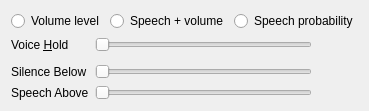
        <widget class="QWidget" name="qwVAD">
         <layout class="QGridLayout">
          <item row="1" column="2">
           <widget class="QLabel" name="qlTransmitHold">
            <property name="minimumSize">
             <size>
              <width>40</width>
              <height>0</height>
             </size>
            </property>
            <property name="text">
             <string/>
            </property>
           </widget>
          </item>
          <item row="3" column="0">
           <widget class="QLabel" name="qliTransmitMin">
            <property name="text">
             <string>Silence Below</string>
            </property>
            <property name="buddy">
             <cstring>qsTransmitMin</cstring>
            </property>
           </widget>
          </item>
          <item row="1" column="1">
           <widget class="SemanticSlider" name="qsTransmitHold">
            <property name="toolTip">
             <string>How long to keep transmitting after silence</string>
            </property>
            <property name="whatsThis">
             <string>&lt;b&gt;This selects how long after a perceived stop in speech transmission should continue.&lt;/b&gt;&lt;br /&gt;Set this higher if your voice breaks up when you speak (seen by a rapidly blinking voice icon next to your name).</string>
            </property>
            <property name="accessibleName">
             <string>Voice hold time</string>
            </property>
            <property name="minimum">
             <number>20</number>
            </property>
            <property name="maximum">
             <number>250</number>
            </property>
            <property name="orientation">
             <enum>Qt::Horizontal</enum>
            </property>
           </widget>
          </item>
          <item row="2" column="1">
           <widget class="AudioBar" name="abSpeech" native="true">
            <property name="maximumSize">
             <size>
              <width>16777215</width>
              <height>10</height>
             </size>
            </property>
            <property name="toolTip">
             <string>Current speech detection chance</string>
            </property>
            <property name="whatsThis">
             <string>&lt;b&gt;This shows the current speech detection settings.&lt;/b&gt;&lt;br /&gt;You can change the settings from the Settings dialog or from the Audio Wizard.</string>
            </property>
            <property name="accessibleName">
             <string>Current speech detection chance</string>
            </property>
           </widget>
          </item>
          <item row="1" column="0">
           <widget class="QLabel" name="qliTransmitHold">
            <property name="text">
             <string>Voice &amp;Hold</string>
            </property>
            <property name="buddy">
             <cstring>qsTransmitHold</cstring>
            </property>
           </widget>
          </item>
          <item row="0" column="0" colspan="3">
           <layout class="QHBoxLayout">
            <item>
             <widget class="QRadioButton" name="qrbAmplitude">
              <property name="toolTip">
               <string>Use volume-level based speech detection</string>
              </property>
              <property name="whatsThis">
               <string>&lt;b&gt;This sets speech detection to use volume level.&lt;/b&gt;&lt;br /&gt;In this mode, microphone loudness after cleanup is used to detect speech.</string>
              </property>
              <property name="text">
               <string>Volume level</string>
              </property>
             </widget>
            </item>
            <item>
             <widget class="QRadioButton" name="qrbHybrid">
              <property name="toolTip">
               <string>Use speech and volume based speech detection</string>
              </property>
              <property name="whatsThis">
               <string>&lt;b&gt;This sets speech detection to require both speech probability and volume level.&lt;/b&gt;&lt;br /&gt;In this mode, Mumble opens the microphone only when the cleaned input is loud enough and also looks like speech.</string>
              </property>
              <property name="text">
               <string>Speech + volume</string>
              </property>
             </widget>
            </item>
            <item>
             <widget class="QRadioButton" name="qrbSNR">
              <property name="toolTip">
               <string>Use speech-probability based speech detection</string>
              </property>
              <property name="whatsThis">
               <string>&lt;b&gt;This sets speech detection to use speech probability.&lt;/b&gt;&lt;br /&gt;In this mode, Mumble's speech detector estimates whether the input is voice rather than background noise.</string>
              </property>
              <property name="text">
               <string>Speech probability</string>
              </property>
             </widget>
            </item>
           </layout>
          </item>
          <item row="4" column="0">
           <widget class="QLabel" name="qliTransmitMax">
            <property name="text">
             <string>Speech Above</string>
            </property>
            <property name="buddy">
             <cstring>qsTransmitMax</cstring>
            </property>
           </widget>
          </item>
          <item row="3" column="1">
           <widget class="SemanticSlider" name="qsTransmitMin">
            <property name="toolTip">
             <string>Signal values below this count as silence</string>
            </property>
            <property name="whatsThis">
             <string>&lt;b&gt;This sets the trigger values for voice detection.&lt;/b&gt;&lt;br /&gt;Use this together with the Audio Statistics window to manually tune the trigger values for detecting speech. Input values below &quot;Silence Below&quot; always count as silence. Values above &quot;Speech Above&quot; always count as voice. Values in between will count as voice if you're already talking, but will not trigger a new detection.</string>
            </property>
            <property name="accessibleName">
             <string>Silence below threshold</string>
            </property>
            <property name="accessibleDescription">
             <string>This sets the threshold when Mumble will definitively consider a signal silence</string>
            </property>
            <property name="minimum">
             <number>1</number>
            </property>
            <property name="maximum">
             <number>32767</number>
            </property>
            <property name="singleStep">
             <number>100</number>
            </property>
            <property name="pageStep">
             <number>1000</number>
            </property>
            <property name="orientation">
             <enum>Qt::Horizontal</enum>
            </property>
           </widget>
          </item>
          <item row="4" column="1">
           <widget class="SemanticSlider" name="qsTransmitMax">
            <property name="toolTip">
             <string>Signal values above this count as voice</string>
            </property>
            <property name="whatsThis">
             <string>&lt;b&gt;This sets the trigger values for voice detection.&lt;/b&gt;&lt;br /&gt;Use this together with the Audio Statistics window to manually tune the trigger values for detecting speech. Input values below &quot;Silence Below&quot; always count as silence. Values above &quot;Speech Above&quot; always count as voice. Values in between will count as voice if you're already talking, but will not trigger a new detection.</string>
            </property>
            <property name="accessibleName">
             <string>Speech above threshold</string>
            </property>
            <property name="accessibleDescription">
             <string>This sets the threshold when Mumble will definitively consider a signal speech</string>
            </property>
            <property name="minimum">
             <number>1</number>
            </property>
            <property name="maximum">
             <number>32767</number>
            </property>
            <property name="singleStep">
             <number>100</number>
            </property>
            <property name="pageStep">
             <number>1000</number>
            </property>
            <property name="orientation">
             <enum>Qt::Horizontal</enum>
            </property>
           </widget>
          </item>
         </layout>
        </widget>
